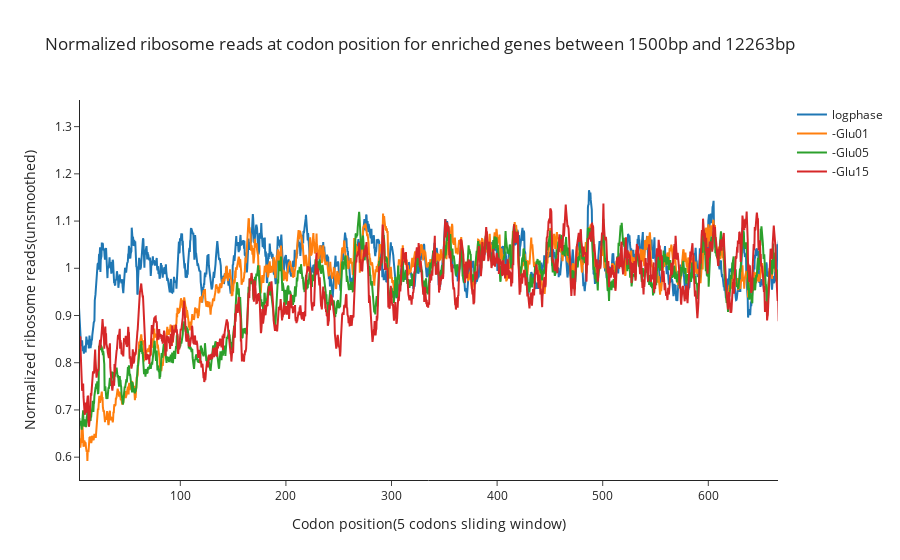

Notebook code cell kept with this figure:
### Code cell
fig = go.Figure()
all_l = []
meds = []
rng = d1
time_course = [0,1*60, 5*60, 15*60]
prev_peak = 0
el_y = 0
el_x = []
peaks = []
rates = []
for i in range(len(select_times)):
    t = select_times[i]
    #t = times[i]+'_normed'
    fit_y = df_samples_all[t]
    fig.add_trace(go.Scatter(x=df_samples_all.index, y = fit_y,mode='lines',name= t.split('_')[0]))

fig.update_layout(
    template='simple_white',
    title_text="Normalized ribosome reads at codon position for " +dhh1_tag+ " genes between " + str(d1) + "bp and " + str(d2)+ "bp",
    xaxis_title="Codon position(" + str(num_c) + " codons sliding window)",
    yaxis_title="Normalized ribosome reads(unsmoothed)"
)       

fig.update_xaxes(range=[15/3, int(2000/3)])

fig.show()

### Figure 1 — Plotly figure (JSON) as saved in the notebook; plotly's stock layout.template omitted (floating-point values rounded to 4 significant figures; data arrays with more than 128 entries replaced by an {"elided": "..."} marker saying what was removed)
{"data": [{"mode": "lines", "name": "logphase", "type": "scatter", "x": {"elided": "2999 float values"}, "y": {"elided": "2999 float values"}}, {"mode": "lines", "name": "-Glu01", "type": "scatter", "x": {"elided": "2999 float values"}, "y": {"elided": "2999 float values"}}, {"mode": "lines", "name": "-Glu05", "type": "scatter", "x": {"elided": "2999 float values"}, "y": {"elided": "2999 float values"}}, {"mode": "lines", "name": "-Glu15", "type": "scatter", "x": {"elided": "2999 float values"}, "y": {"elided": "2999 float values"}}], "layout": {"title": {"text": "Normalized ribosome reads at codon position for enriched genes between 1500bp and 12263bp"}, "xaxis": {"range": [5, 666], "title": {"text": "Codon position(5 codons sliding window)"}}, "yaxis": {"title": {"text": "Normalized ribosome reads(unsmoothed)"}}}}
